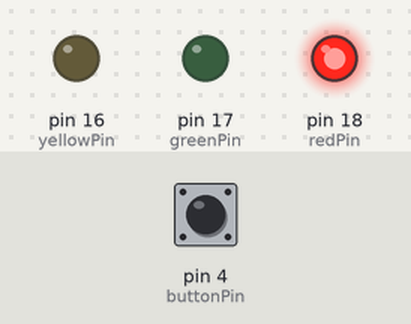
A sketch run on a simulated Arduino Uno, built with avr-gcc and run on an emulated ATmega328P. Parts: output pins drawn as LEDs (lit = HIGH). The test bench sets the inputs (shaded band); at power-on: pin 4 (buttonPin) HIGH.

Above: at 1.2 s.
1.3 s: pin 4 (buttonPin) pulled LOW for 0.15 s
At 1.8 s:
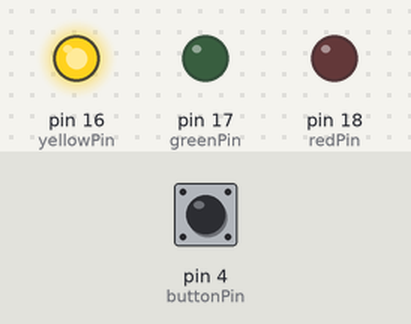
2.9 s: pin 4 (buttonPin) pulled LOW for 1 s
At 4.2 s:
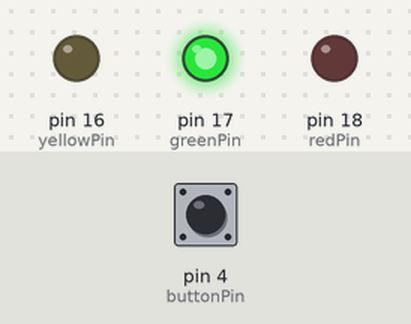
5.4 s: pin 4 (buttonPin) pulled LOW for 3.2 s
At 6.1 s:
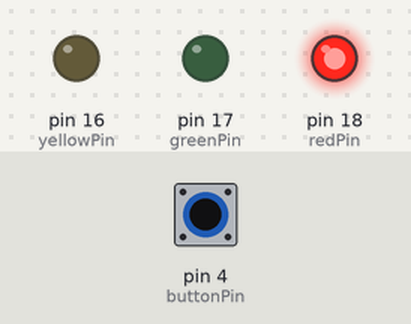
Timing chart, 0 to 8.4 s (numbered marks = the images above; inputs shaded):
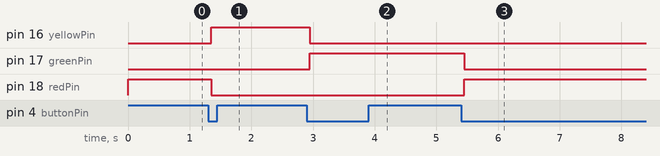

Measured:
- after the input at 1.3 s, pin 16 (yellowPin): LOW → HIGH after 0.05 s; pin 18 (redPin): HIGH → LOW after 0.05 s
- after the input at 2.9 s, pin 16 (yellowPin): HIGH → LOW after 0.05 s; pin 17 (greenPin): LOW → HIGH after 0.05 s
- after the input at 5.4 s, pin 17 (greenPin): HIGH → LOW after 0.05 s; pin 18 (redPin): LOW → HIGH after 0.05 s

The sketch:

button.ino
```cpp
const int buttonPin = 4;
const int redPin = 18;
const int yellowPin = 16;
const int greenPin = 17;

const int ledPins[] = { redPin, yellowPin, greenPin };
const int LED_COUNT = 3;

int lastState = 1;
int currentLed = 0;

bool buttonPressed() {
  bool pressed = false;
  int currentState = digitalRead(buttonPin);
  if (currentState != lastState) { delay(50); }
  if (lastState == 1 && currentState == 0) {
    pressed = true;
  }
  lastState = currentState;
  return pressed;
}

void changeColor() {
  digitalWrite(ledPins[currentLed], LOW);
  currentLed++;
  if (currentLed == LED_COUNT) { currentLed = 0; }
  digitalWrite(ledPins[currentLed], HIGH);
}

void setup() {
  pinMode(buttonPin, INPUT_PULLUP);
  for (int i = 0; i < LED_COUNT; i++) {
    pinMode(ledPins[i], OUTPUT);
  }
  digitalWrite(ledPins[currentLed], HIGH);
  Serial.begin(115200);
}

void loop() {
  if (buttonPressed()) { changeColor(); }
}
```
